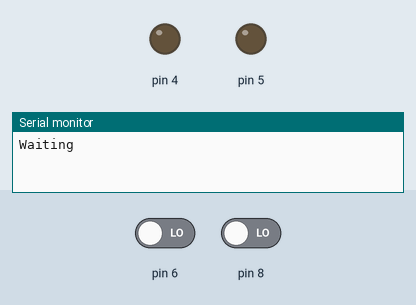
Bench run of a sketch on a simulated Arduino Uno, built with avr-gcc and run on an emulated ATmega328P. On the bench: output pins drawn as LEDs (lit = HIGH), the last lines printed to the serial monitor. Inputs (shaded band) come from the test bench; at power-on: pin 6 LOW, pin 8 LOW.

Above: at 0.1 s.
At 5.1 s:
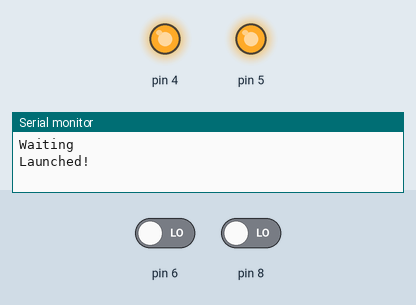
Timing chart, 0 to 6.6 s (numbered marks = the images above):
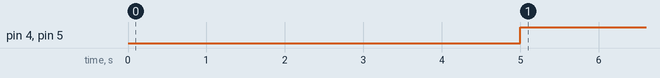

Measured:
- by itself, pin 4, pin 5: LOW → HIGH at 5.0 s

The sketch:

Parasol_for_testing.ino
```cpp
// Ouverture du parasol (robot secondaire)
// Transistor Moteur PIN 7 ; jumper relié au PIN 8 ; led de "match en cours" pin 4
// Moteur alimenté avec pile 9V et transistor polarisé amplificateur

bool done = false;
long int t_depart = 0;


void setup() {
  pinMode(5, OUTPUT);
  pinMode(8, INPUT);
  pinMode(4, OUTPUT);
  pinMode(6, INPUT);
  analogWrite(5, 0);
  digitalWrite(4, LOW);
  Serial.begin(9600);
}

void loop() {

  bool blink = false;
   if((digitalRead(8) || 1) && !done) { // On attend que le jumper soit mis en place (utile pour déterminer un front descendant, duh...) + config pour test
     while(digitalRead(8) || 1){
        Serial.println("Waiting");
        delay(5000); // Pour tests
        Serial.println("Launched!");
        break;  // Pour tests
      } // On attends le front descendant (enlevage du jumper)

     digitalWrite(4, HIGH); // On indique qu'il a compris que le match commence
     t_depart = millis();

     for(int i=0; i>=84; i++){ // 85 secondes

      delay(1000);  // Oui, c'est dégeulasse.
      blink = !blink;
      digitalWrite(4, blink);
     }

     for(int i=0; i>=19; i++){ // 5 dernières secondes
      delay(250);
      blink = !blink;
      digitalWrite(4, blink);
     }

      analogWrite(5, 255);
      while(42)
      {
        if(digitalRead(6))
        {
          analogWrite(5, 0);
          break;
        }
      }

     digitalWrite(4, LOW);
     done=true; // Empeche le système de se relancer
   }

}
```
